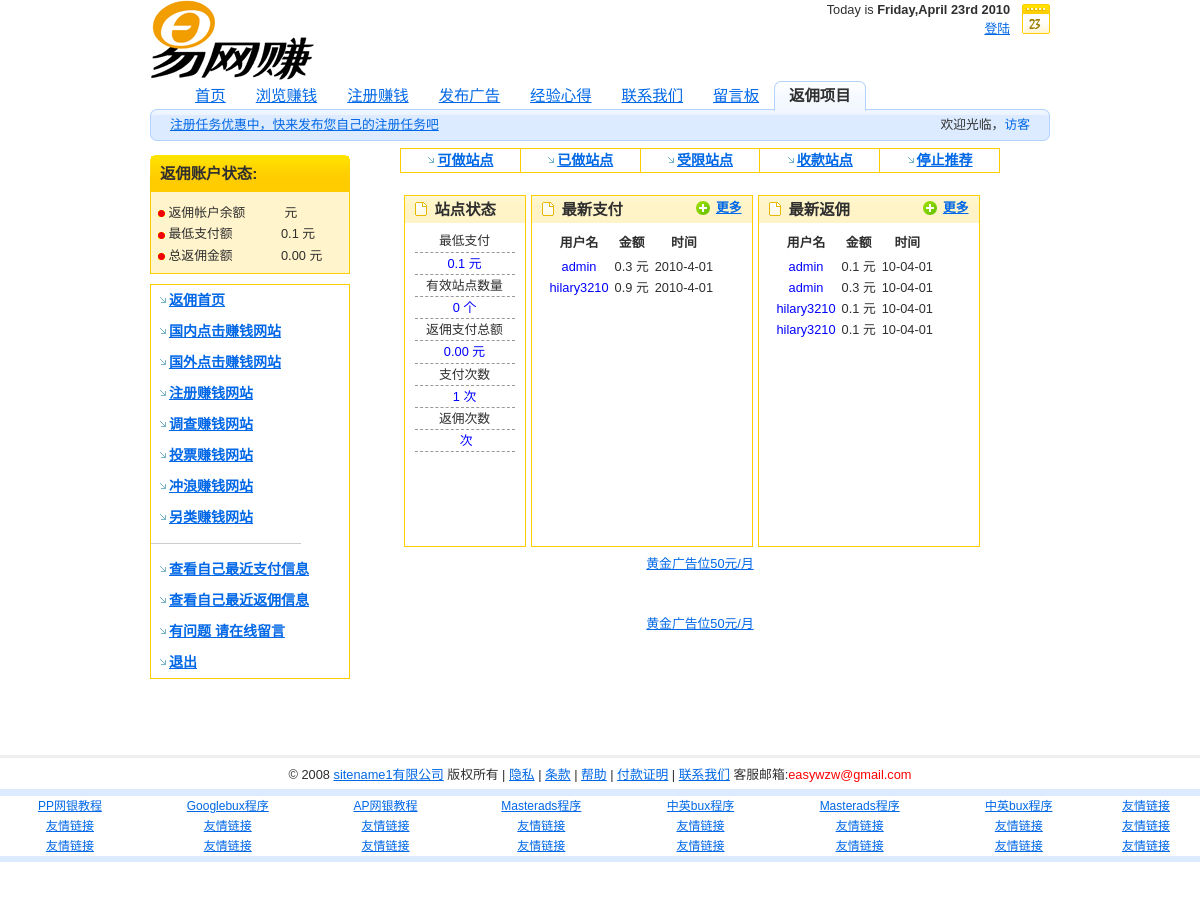
The page /back.php on the database its author committed.
### tables this page shows
CREATE TABLE IF NOT EXISTS `tb_common` (
  `id` int(11) NOT NULL AUTO_INCREMENT,
  `itemid` varchar(50) DEFAULT NULL,
  `value` varchar(150) DEFAULT NULL,
  `time` varchar(35) DEFAULT NULL,
  KEY `id` (`id`)
);

CREATE TABLE IF NOT EXISTS `tb_backpay_history` (
  `id` int(11) NOT NULL AUTO_INCREMENT,
  `username` varchar(50) DEFAULT NULL,
  `pay_number` int(50) DEFAULT NULL,
  `pay_sum` double DEFAULT NULL,
  `pay_time` varchar(35) DEFAULT NULL,
  KEY `id` (`id`)
);

CREATE TABLE IF NOT EXISTS `tb_back_history` (
  `id` int(11) NOT NULL AUTO_INCREMENT,
  `username` varchar(11) DEFAULT NULL,
  `site_id` int(11) DEFAULT NULL,
  `site_name` varchar(50) DEFAULT NULL,
  `pay_sum` float DEFAULT NULL,
  `back_number` int(10) DEFAULT NULL,
  `time` varchar(35) DEFAULT NULL,
  KEY `id` (`id`)
);

CREATE TABLE IF NOT EXISTS `tb_site` (
  `id` varchar(11) NOT NULL DEFAULT '',
  `sitename` varchar(30) NOT NULL DEFAULT '',
  `sitepp` varchar(30) NOT NULL DEFAULT '',
  KEY `id` (`id`)
);

### back.php (the view, shortened to what this page needs)
<?php include('header.php'); ?>
<div class="mem_left">
<?php include('memberbackleft.php')?>
</div>
<div align="center">
    <table width="600" style="border-collapse: collapse" bordercolor="#111111" cellpadding="0" cellspacing="0">
      <tr bgcolor="#FFFFFF">
      <td>
      </tr>
      <tr bgcolor="#FFFFFF" id="sitemenu">
		<td><a href="sites_available.php" >可做站点</a></td>
		<td><a href="sites_joined.php" >已做站点</a></td>
		<td><a href="sites_notavailable.php" >受限站点</a></td>
		<td><a href="sites_paid.php" >收款站点</a></td>
		<td><a href="sites_scam.php" >停止推荐</a></td>
      </tr>
      <tr bgcolor="#FFFFFF">
        <td height="10">&nbsp;</td>
      </tr>
      <tr bgcolor="#FFFFFF">
        <td colspan="5" height="">
		   	<div class="sitestatus">
		        <div class="title01225">
		          <div class="title01225-in">
		           <h2 class="ico-list">站点状态</h2>
		          </div>
		        </div>
		    	<div id="back_sitestatus">
				  <table width="100%">
				    <tr>
				      <td>最低支付</td>
				    </tr>
				    <tr>
				      <td><font color="blue"><?php include('config.php');
								$result =mysql_query("SELECT * FROM tb_common WHERE itemid='leastpay'");
								$row = mysql_fetch_array($result); echo $row["value"];?>&nbsp;元</font></td>
				    </tr>
				    <tr>
				      <td>有效站点数量</td>
				    </tr>
				    <tr>
				      <td><font color="blue"><?php include('config.php');
								$result =mysql_query("SELECT * FROM tb_back_site WHERE site_status!='停止'");
								$row = mysql_num_rows($result); echo $row; ?>&nbsp;个</font></td>
				    </tr>
				    <tr>
				      <td>返佣支付总额</td>
				    </tr>
				    <tr>
				      <td><font color="blue"><?php include('config.php');
								$result =mysql_query("SELECT sum(all_back_sum) FROM tb_back_account");
								$row = mysql_fetch_array($result);
								$sum = number_format($row[0], 2);
								echo $sum;?>&nbsp;元</font></td>
				    </tr>
				    <tr>
				      <td>支付次数</td>
				    </tr>
				    <tr>
				      <td><font color="blue"><?php include('config.php');
								$result =mysql_query("SELECT max(pay_number) FROM tb_backpay_history");
								$row = mysql_fetch_array($result);
								echo $row[0]; ?>&nbsp;次</font></td>
				    </tr>
				    <tr>
				      <td>返佣次数</td>
				    </tr>
				    <tr>
				      <td><font color="blue"><?php include('config.php');
								 ?>&nbsp;次</font></td>
				    </tr>
				  </table>
				</div>
		    </div>
        	<div class="paid">
		        <div class="title01225">
		          <div class="title01225-in">
		          <p class="f-right noprint"><strong><a href="backpay_all.php" class="add">更多</a></strong></p>
		           <h2 class="ico-list">最新支付</h2>
		          </div>
		        </div>
		    	<div id="back_paid">
					  <table>
					<th>用户名</th>
					<th>金额</th>
					<th>时间</th>
					<?php
					$tabla = mysql_query("SELECT * FROM tb_backpay_history ORDER BY pay_time desc");
					while ($registro = mysql_fetch_array($tabla)) {
					$temptime = $registro["pay_time"];
					$backtime = explode(" ", $temptime);
					echo "
					<tr align='center'>
					<td><font color='blue'>". $registro["username"] ."</font></td>
					<td>". $registro["pay_sum"] ."&nbsp;元</td>
					<td>". $backtime[0] ."</td>
					</tr>";
					?>
					<?php
					}
					?>
					</table>
		    	</div>
    		</div>
	        <div class="back">
		        <div class="title01225">
		          <div class="title01225-in">
		          <p class="f-right noprint"><strong><a href="back_all.php" class="add">更多</a></strong></p>
		           <h2 class="ico-list">最新返佣</h2>
		          </div>
		        </div>
	    			<div id="back_paid">
					  <table>
					<th>用户名</th>
					<th>金额</th>
					<th>时间</th>
					<?php
					$tabla = mysql_query("SELECT * FROM tb_back_history ORDER BY time desc");
					while ($registro = mysql_fetch_array($tabla)) {
					$temptime = $registro["time"];
					$backtime = explode(" ", $temptime);
					echo "
					<tr align='center'>
					<td><font color='blue'>". $registro["username"] ."</font></td>
					<td>". $registro["pay_sum"] ."&nbsp;元</td>
					<td>". $backtime[0] ."</td>
					</tr>";
					?>
					<?php
					}
					?>
					</table>
							    	</div>
	    	</div>
    	</td>
      </tr>
      <tr bgcolor="#FFFFFF">
        <td height="28" colspan="5"><div align="center"><a href="contact.php">黄金广告位50元/月</a></div></td>
      </tr>
      <tr bgcolor="#FFFFFF">
        <td height="28">&nbsp;</td>
        <td height="28">&nbsp;</td>
        <td height="28">&nbsp;</td>
      </tr>
      <tr bgcolor="#FFFFFF">
        <td height="28" colspan="5"><div align="center"><a href="contact.php">黄金广告位50元/月</a></div></td>
      </tr>
    </table>
</div>
</div>
<?php include('footer.php'); ?>

### memberbackstats.php (shortened to what this page needs)
<div id="signup">
          <h3>
 返佣账户状态:</h3>
          <div class="in">
<table width="100%" class="nom">
<tr>
<td nowrap>
<img border="0" src="images/bullet2.gif" width="7" height="7"  align="absmiddle" > 返佣帐户余额</td>
<td align="left">
<?php include('config.php');
$sql = "SELECT * FROM tb_back_account WHERE username='$user'";
$result = mysql_query($sql);
$row = mysql_fetch_array($result);
echo $row["now_back_sum"]; ?>&nbsp;元&nbsp;</td>
</tr>
<tr>
<td>
<img border="0" src="images/bullet2.gif" width="7" height="7"  align="absmiddle" > 最低支付额</td>
<td align="left"><?php include('config.php');
								$result =mysql_query("SELECT * FROM tb_common WHERE itemid='leastpay'");
								$row = mysql_fetch_array($result); echo $row["value"];
								 ?>&nbsp;元&nbsp;</td>
</tr>
<tr>
<td>
<img border="0" src="images/bullet2.gif" width="7" height="7"  align="absmiddle" > 总返佣金额</td>
<td align="left"><?php include('config.php');
								$result =mysql_query("SELECT sum(all_back_sum) FROM tb_back_account WHERE username='$user'");
								$row = mysql_fetch_array($result);
								echo number_format($row[0],2);
								?>&nbsp;元&nbsp;</td>
</tr>
</table>
</div>
</div>

### sitename.php (shortened to what this page needs)
<?php
$sql = "SELECT * FROM tb_site WHERE id='1'";
$result = mysql_query($sql);
$row = mysql_fetch_array($result);
echo $row["sitename"];
?>

### rows shown on the page
tb_common: value "0.1"
tb_backpay_history: username "admin", pay_sum "0.3", pay_time "2010-4-01"
tb_backpay_history: username "hilary3210", pay_sum "0.9", pay_time "2010-4-01"
tb_back_history: username "admin", pay_sum "0.1", time "10-04-01"
tb_back_history: username "admin", pay_sum "0.3", time "10-04-01"
tb_back_history: username "hilary3210", pay_sum "0.1", time "10-04-01"
tb_back_history: username "hilary3210", pay_sum "0.1", time "10-04-01"
tb_site: sitename "sitename1"

### other values the page prints
$today["weekday"] "Friday"
$today["month"] "April"
$today["year"] "2010"
$row[0] "0.00"
$row "0"
$sum "0.00"
$row[0] "1"
